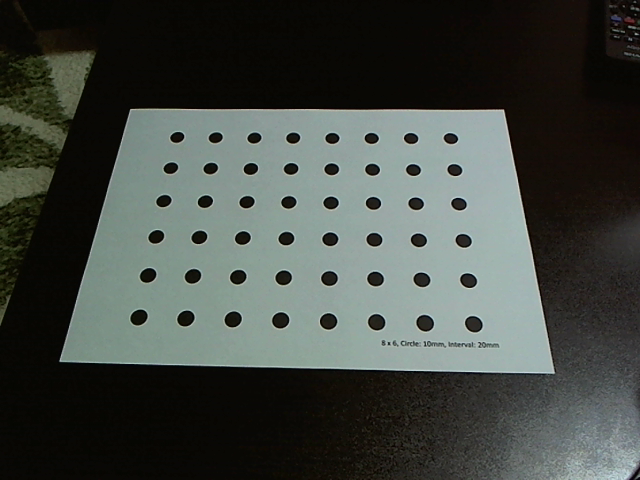
#> input picture data/point_marker/image00.png, 640 x 480 px; its folder holds only this picture in this run
$ jupyter execute --allow-errors BundleAdjustment.ipynb   (shell and % lines are left out)
#> lines starting #> are read from the running program, lines starting #| are printed output that depends on the picture; long printed decimals are rounded
### バンドル調整のサンプル実装

[cell 1]
import cv2
import numpy as np
import random
import glob
import math
import pickle
import matplotlib.pyplot as plt # matplotlibの描画系
from mpl_toolkits.mplot3d import Axes3D

[cell 2]
#同次座標系に関する関数
def makeHomogeneous(vector):
    rows,cols = vector.shape[:2]
    ones = [np.ones(cols)]
    return np.r_[vector, ones]

# [5 lines left out: function delHomogeneous, not called in this run]

def generateM(R, t):
    M = np.eye(4)
    M[:3,:3] = R
    M[:3,3] = t.T
    return M

def invM(M):
    R = M[:3,:3].T
    t = M[:3,3]
    Rt = -R.dot(t)
    newM = np.eye((4))
    newM[:3,:3] = R
    newM[0:3,3] = Rt.T
    return newM

#画像表示に関する関数
# [9 lines left out: functions cv_imshow, cv_imshow_gray, not called in this run]

#指定したフォルダ内のパスを取得する
def get_file_list(path, ext):
    files = glob.glob(path + "/*." + ext)
    return files

#ワールド座標系の三次元位置をカメラ位置での正規化座標系に投影する
def get_proj_pos(vec3d_w,M):
    h_vec3d_w = makeHomogeneous(vec3d_w)
    vec3d_c = M.dot(h_vec3d_w)
    vec2d = vec3d_c[0:2,:]
    vec_z = vec3d_c[2,:]
    vec2d = vec2d / vec_z
    return vec2d

[cell 3]
#パラメータ設定
circle_interval = 40.0#[mm]
pattern_size = (8, 6)

img_points = []
obj_points = []
obj = []

#objの三次元位置算出
pattern_points = np.zeros((np.prod(pattern_size), 3), np.float32 ) #チェスボード（X,Y,Z）座標の指定 (Z=0)
pattern_points[:,:2] = np.indices(pattern_size).T.reshape(-1, 2)
pattern_points *= circle_interval

[cell 4]
#画像読み込み
file_list = get_file_list("data/point_marker", "png")
#パターン検出
obj_points = []
img_points = []
for m in file_list:
    gray = cv2.imread(m)
#> gray is the input picture: shape (480, 640, 3); mean B, G, R 66.6, 71.8, 66.5
    found, corner = cv2.findCirclesGrid(gray, pattern_size)
#> found = True; corner = 48 rows, first 8: [176.8, 136.9], [215.3, 137.2], [254, 137.6], [292.7, 137.6], [331.9, 137.9], [371.2, 138], [410.7, 138], [450.4, 138.1]
    if not found:
        print ('marker not found: ' + m)
        continue
    img_points.append(corner.reshape(-1, 2))   #appendメソッド：リストの最後に因数のオブジェクトを追加
    obj_points.append(pattern_points)

    #show_image = cv2.drawChessboardCorners(gray, pattern_size, corner,found)
    #cv_imshow(show_image)

[cell 5]
#カメラの内部パラメータを予め求めておく
rms, K, d, r, t = cv2.calibrateCamera(obj_points,img_points,(gray.shape[1],gray.shape[0]), None, None)
#> rms = 0.0938; K = [[549.6, 0, 304.4], [0, 543.3, 224], [0, 0, 1]]; d = [[-0.065, 1.05, -0.0039, -0.00758, -4.55]]; r = ([-0.548, 0.0557, 0.0282],); t = ([-131.6, -90.77, 570.3],)
print ("RMS = ", rms)
#| RMS =  0.09377
print ("K = \n", K)
#| K =
#|  [[549.626   0.         304.436 ]
#|  [  0.         543.321 223.995 ]
#|  [  0.           0.           1.        ]]
print ("d = ", d)
#| d =  [[-6.49931438e-02  1.05455548e+00 -3.90423905e-03 -7.57764678e-03
#|   -4.54838598e+00]]

Rs = []
for rvec in r:
    R = cv2.Rodrigues(rvec)[0]
    Rs.append(R)
#> this loop made 1 pass
#> after the loop, Rs = [[[0.998, -0.0416, 0.0454], [0.0119, 0.853, 0.521], [-0.0604, -0.52, 0.852]]]

#レンズ歪みを補正しておく
undist_points = []
undist_norm_points = []
for pt in img_points:
    undist_pt = cv2.undistortPoints(np.array([pt]), K, d, P=K)
    undist_norm_pt = cv2.undistortPoints(np.array([pt]), K, d)
    undist_points.append(undist_pt.reshape([undist_pt.shape[0],2]))
    undist_norm_points.append(undist_norm_pt.reshape([undist_norm_pt.shape[0],2]))
#> this loop made 1 pass
#> after the loop, undist_norm_points = 1 point arrays, longest 48 points; undist_points = 1 point arrays, longest 48 points

[cell 6]
g_Rs = Rs
#> g_Rs has the same summary as Rs
g_Ts = t
#> g_Ts = ([-131.6, -90.77, 570.3],)
obj = pattern_points.T
norm_img_points = undist_norm_points
#> norm_img_points = 1 point arrays, longest 48 points

## 観測データを生成する

#### データ数
num_camera: カメラ数
num_obj: 点の数

#### 真値
- obj: 三次元位置[3 x n]
- g_M: 真のカメラ位置

#### 観測点
- obs: 観測点の三次元位置（初期値) [3 x n]
- obs_M: 観測したカメラ位置（初期値) [カメラID] [4 x 4]
- norm_img_points: 観測した画像上での位置 [カメラID] [m x 3]

[cell 7]
norm_K = np.eye(3,3)
norm_d = np.zeros(5)

g_M = []
for R, t in zip(g_Rs, g_Ts):
    g_M.append(generateM(R,t))
#> this loop made 1 pass
#> t on pass 1: [-131.6, -90.77, 570.3]
#> after the loop, g_M = [[[0.998, -0.0416, 0.0454, -131.6], [0.0119, 0.853, 0.521, -90.77], [-0.0604, -0.52, 0.852, 570.3], [0, 0, 0, 1]]]

#カメラ数等の値を算出する
num_camera = len(g_M)
#> num_camera = 1
num_obj = obj.shape[1]
num_fix_camera = 2

#ノイズを乗せた観測データを作成する
obs = obj.copy() #三次元位置（初期値）
mu = 0.0
sigma = 5.0
for pt in obs.T:
    pt[0] += random.gauss(mu, sigma)
    pt[1] += random.gauss(mu, sigma)
    pt[2] += random.gauss(mu, sigma)

#ノイズを乗せたカメラ位置を作成する
mu = 0.0
sigma = 20.0
obs_M = []#観測したカメラ位置
count = 0
for R, t in zip(g_Rs, g_Ts):
    if count < num_fix_camera:
        err = np.array([[0,0,0]]).reshape(3,1)
    else:
        err = np.array((random.gauss(mu, sigma), random.gauss(mu, sigma),random.gauss(mu, sigma))).reshape(3,1)
    obs_M.append(generateM(R,t + err))
    count += 1
#> this loop made 1 pass
#> (t, count) on pass 1: ([-131.6, -90.77, 570.3], 1)
#> after the loop, count = 1; obs_M has the same summary as g_M

[cell 8]
#真のカメラ位置
inv_t = []
for r, t in zip(g_Rs, g_Ts):
    tmp_t = invM(generateM(r, t))[0:3, 3]
    inv_t.append(tmp_t)
#> this loop made 1 pass
#> tmp_t on pass 1: [166.9, 368.4, -432.6]
#> after the loop, inv_t = [[166.9, 368.4, -432.6]]
g_camera_pos = np.array(inv_t).T
#> g_camera_pos = [166.9, 368.4, -432.6]

#カメラ位置（誤差あり）
inv_t = []
for m in obs_M:
    tmp_t = invM(m)[0:3, 3]
    inv_t.append(tmp_t)
obs_camera_pos = np.array(inv_t).T
#> obs_camera_pos = [166.9, 368.4, -432.6]

# グラフ作成
fig = plt.figure()
ax = Axes3D(fig)

# 軸ラベルの設定
ax.set_xlabel("X-axis")
ax.set_ylabel("Y-axis")
ax.set_zlabel("Z-axis")

ax.set_xlim(-200, 500)
ax.set_ylim(-300, 500)
ax.set_zlim(10, -1000)

# グラフ描画
ax.plot(obj[0,:], obj[1,:], obj[2,:], "o", color="#cccccc", ms=3, mew=0.1)
ax.plot(obs[0,:], obs[1,:], obs[2,:], "o", color="#ff0000", ms=2, mew=0.1)
ax.plot(g_camera_pos[0,:], g_camera_pos[1,:], g_camera_pos[2,:], "x", color="#ff0000", ms=4, mew=0.3)
ax.plot(obs_camera_pos[0,:], obs_camera_pos[1,:], obs_camera_pos[2,:], "o", color="#00ff00", ms=4, mew=0.3)

plt.show()

[cell 9]
#推定した三次元位置、カメラ位置を投影する例
for i in range(num_camera):
    tmp_cam_num = i
    pos2d = get_proj_pos(obs, obs_M[tmp_cam_num])
    plt.figure()
    plt.scatter(pos2d[0,:],pos2d[1,:], color="#00ff00")
    plt.scatter(norm_img_points[tmp_cam_num][:,0],norm_img_points[tmp_cam_num][:,1],color="#ff0000")
    plt.show()
#> this loop made 1 pass
#> pass 1, `plt.show()`:
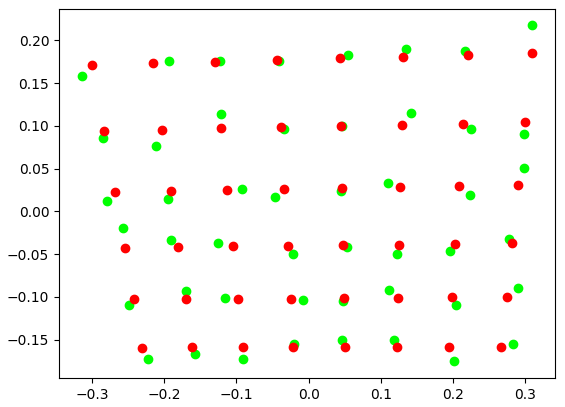
#> figure drawn by matplotlib, 1 panel

### バンドル調整

[cell 10]
param_num_camera = 6 * (num_camera - num_fix_camera)
#> param_num_camera = -6
param_num_obj = 3 * num_obj
param_num = param_num_camera + param_num_obj
#> param_num = 138
num_loop = 10

print ("num_camera= " + str(num_camera))
#| num_camera= 1
print ("num_obj= " + str(num_obj))
print ("param_camera= " + str(param_num_camera))
#| param_camera= -6
print ("param_obj= " + str(param_num_obj))

### ヤコビアン計算

画像上の点$\boldsymbol{x_k}=(x,y)$がカメラ$c_1 ... c_n$および三次元点群$p_1 ... p_m$の微小変化によりどのように移動するかを考える。
このとき、ヤコビ行列$J$は
$$
\begin{eqnarray}
  J
  &=&
  \left(
  \begin{array}{c,c,c,c,c,c}
  \frac{\delta \boldsymbol{x_1}}{\delta c_1} &
  ... &
  \frac{\delta \boldsymbol{x_1}}{\delta c_n} &
  \frac{\delta \boldsymbol{x_1}}{\delta p_1} &
  ... &
  \frac{\delta \boldsymbol{x_1}}{\delta p_m} &\\
  ...&...&...&...&...&...\\
  \frac{\delta \boldsymbol{x_k}}{\delta c_1} &
  ... &
  \frac{\delta \boldsymbol{x_k}}{\delta c_n} &
  \frac{\delta \boldsymbol{x_k}}{\delta p_1} &
  ... &
  \frac{\delta \boldsymbol{x_k}}{\delta p_m} &\\
  \end{array}
\right)
\end{eqnarray}
$$
である。

これらの各項はチェインルールにより以下のように計算することができる。
まず、画像上の点$\boldsymbol{x}=(x,y)$のカメラ$c_1 ... c_n$の微小変化による偏微分を考える。、
$$
\begin{eqnarray}
 \frac{\delta \boldsymbol{x}}{\delta c}
 &=&
 \frac{\delta \boldsymbol{x}}{\delta X_c}
 \frac{\delta X_c}{\delta c}\\
 &=&
  \left(
    \begin{array}{c,c,c}
      \frac{1}{Z_c} &
      0 &
      - \frac{x}{Z_c} \\
      0 &
      \frac{1}{Z_c} &
      -\frac{y}{Z_c}
    \end{array}
  \right)
  \left(
    \begin{array}{c,c,c,c,c,c}
      1 & 0 & 0 & 0 & Z_c & - Y_c \\
      0 & 1 & 0 & -Z_c & 0 & X_c \\
      0 & 0 & 1 & Y_c & -X_c & 0
    \end{array}
  \right) \\
 &=&
  \left(
    \begin{array}{c,c,c,c,c,c}
      \frac{1}{Z_c} & 0 & \frac{x}{Z_c} & -xy & 1 + x^2 & - y \\
      0 & \frac{1}{Z_c} & \frac{y}{Z_c} & -1-y^2 & xy & x
    \end{array}
  \right) \\
\end{eqnarray}
$$
となる。
なぜなら、
$$
\begin{eqnarray}
  \left(
    \begin{array}{c}
    x \\ y
    \end{array}
  \right)
  &=&
  \frac{1}{Z_c}
  \left(
    \begin{array}{c}
    X_c \\ Y_c
    \end{array}
  \right)
\end{eqnarray}
$$
より
$$
\begin{eqnarray}
 \frac{\delta \boldsymbol{x}}{\delta X_c}
 &=&
  \left(
    \begin{array}{c,c,c}
      \frac{1}{Z_c} &
      0 &
      - \frac{x}{Z_c} \\
      0 &
      \frac{1}{Z_c} &
      -\frac{y}{Z_c}
    \end{array}
  \right)
\end{eqnarray}
$$
である。また、
$$
\begin{eqnarray}
\boldsymbol{X_c}
&=&
  \left(
    \begin{array}{c,c,c}
    1 & -\Delta \omega_z & \Delta \omega_y \\
    \Delta \omega_z & 1 & ^\Delta \omega_x \\
    - \Delta \omega_y & \Delta \omega_x & 1
    \end{array}
  \right)
  \hat{\boldsymbol{X_c}} + \Delta t
\end{eqnarray}
$$
であることから、
$$
\begin{eqnarray}
 \frac{\delta X_c}{\delta c}
 &=&
  \left(
    \begin{array}{c,c,c,c,c,c}
      1 & 0 & 0 & 0 & Z_c & - Y_c \\
      0 & 1 & 0 & -Z_c & 0 & X_c \\
      0 & 0 & 1 & Y_c & -X_c & 0
    \end{array}
  \right) \\
\end{eqnarray}
$$
である。

次に、画像上の点$\boldsymbol{x}=(x,y)$の三次元点群$p_1 ... p_m$の微小変化による偏微分を考える。

$$
\begin{eqnarray}
 \frac{\delta \boldsymbol{x}}{\delta t_p}
 &=&
 \frac{\delta \boldsymbol{x}}{\delta X_c}
 \frac{\delta \boldsymbol{X_c}}{\delta \boldsymbol{X_w}}
 \frac{\delta \boldsymbol{X_w}}{\delta t_p}\\
 &=&
  \left(
    \begin{array}{c,c,c}
      \frac{1}{Z_c} &
      0 &
      - \frac{x}{Z_c} \\
      0 &
      \frac{1}{Z_c} &
      -\frac{y}{Z_c}
    \end{array}
  \right)
  \left(
    \begin{array}{c,c,c}
      r_{00} & r_{01} & r_{02} \\
      r_{10} & r_{11} & r_{12} \\
      r_{20} & r_{21} & r_{22}
    \end{array}
  \right)
  \left(
    \begin{array}{c,c,c}
      1 & 0 & 0\\
      0 & 1 & 0\\
      0 & 0 & 1
    \end{array}
  \right)\\
 &=&
 \frac{1}{Z_c}
   \left(
    \begin{array}{c,c,c}
      r_{00} - r_{20}x & r_{01} - r_{21}x & r_{02} - r_{22}x\\
      r_{10} - r_{20}y & r_{11} - r_{21}y & r_{12} - r_{22}y\\
    \end{array}
  \right)\\
\end{eqnarray}
$$
となる。
なぜなら、
$$
\begin{eqnarray}
\boldsymbol{X_c}
&=&
R_c \boldsymbol{X_w} + t_c
&=&
  \left(
    \begin{array}{c,}
      r_{00}X_w + r_{01}Y_w + r_{02}Z_w + t_{cx}\\
      r_{10}X_w + r_{11}Y_w + r_{12}Z_w + t_{cy}\\
      r_{20}X_w + r_{21}Y_w + r_{22}Z_w + t_{cx}\\
    \end{array}
  \right)
\end{eqnarray}
$$
であるから、
$$
\begin{eqnarray}
 \frac{\delta \boldsymbol{X_c}}{\delta \boldsymbol{X_w}}
 &=&
  \left(
    \begin{array}{c,c,c}
      r_{00} & r_{01} & r_{02} \\
      r_{10} & r_{11} & r_{12} \\
      r_{20} & r_{21} & r_{22}
    \end{array}
  \right)
\end{eqnarray}
$$
となる。

あとは
$$
\Delta = (J^tJ)^{-1}J^Te
$$
を解けば良い。

このとき、必要な要素のみ計算することで計算量を減らす。
つまり、$J^tJ$と$J^Te$を計算するときに一工夫する。

まず、
$$
\begin{eqnarray}
 \frac{1}{Z_c}
   \left(
    \begin{array}{c,c,c}
      r_{00} - r_{20}x & r_{01} - r_{21}x & r_{02} - r_{22}x\\
      r_{10} - r_{20}y & r_{11} - r_{21}y & r_{12} - r_{22}y\\
    \end{array}
  \right)
  &=&
   \left(
  \begin{array}{c,c,c}
      d_0 & d_1 & d_2\\
      e_0 & e_1 & e_2\\
    \end{array}
  \right)\\
\end{eqnarray}
$$

$$
\begin{eqnarray}
  \left(
    \begin{array}{c,c,c,c,c,c}
      \frac{1}{Z_c} & 0 & \frac{x}{Z_c} & -xy & 1 + x^2 & - y \\
      0 & \frac{1}{Z_c} & \frac{y}{Z_c} & -1-y^2 & xy & x
    \end{array}
  \right)
  &=&
  \left(
    \begin{array}{c,c,c,c,c,c}
      b_0 & b_1 & b_2 & b_3 & b_4 & b_5 \\
      c_0 & c_1 & c_2 & c_3 & c_4 & c_5
    \end{array}
  \right) \\
\end{eqnarray}
$$
と置いておく。
このとき、あるカメラ&c&、三次元点&p&に関して、
$$
\begin{eqnarray}
A_{ij} = b_i b_j + c_i c_j
\end{eqnarray}
$$
$$
\begin{eqnarray}
B_{ij} = b_id_j + c_ie_j
\end{eqnarray}
$$
$$
\begin{eqnarray}
C_{ij} = d_id_j + e_ie_j
\end{eqnarray}
$$
とする。

各カメラ、三次元点群に対して適用すると以下のように$J^tJ$、$JtE$を計算する。

$$
\begin{eqnarray}
J^tJ
&=&
  \left(
    \begin{array}{c,c,c,c,c,c,c}
      A_1 & & & | & B_{1,1} & ... & B_{1,m}\\
      & ... & & | & ... & ... & ...\\
      & & A_n & | & B_{n,1} & ... &  B_{n,m}\\
      -& - & - & | & & & \\
      B_{1,1} & ... &  B_{n,1} & & C_1 & & \\
      ...& ...& ...& & & ... & \\
       B_{1,m1} & ...&  B_{n,m} & & & & C_m \\
    \end{array}
  \right)
\end{eqnarray}
$$

$$
\begin{eqnarray}
J^tE
&=&
  \left(
    \begin{array}{c}
    b_{c_00} x_{err} + c_{c_00} y_{err}\\
    ...\\
    b_{c_n5} x_{err} + c_{c_n5} y_{err}\\
    d_{p_00} x_{err} + e_{p_00} y_{err}\\
    ...\\
    d_{p_m2} x_{err} + c_{p_m2} y_{err}
    \end{array}
  \right)
\end{eqnarray}
$$

[cell 11]
import copy
est_M = copy.deepcopy(obs_M)
#> est_M has the same summary as g_M
est_obj = obs.copy()

lamda = 0.0

#> (the rest of this cell did not finish here and is left out)

[cell 12]
#真のカメラ位置
inv_t = []
for r, t in zip(g_Rs, g_Ts):
    tmp_t = invM(generateM(r, t))[0:3, 3]
    inv_t.append(tmp_t)
g_camera_pos = np.array(inv_t).T

#カメラ位置（誤差あり）
inv_t = []
for m in est_M:
    tmp_t = invM(m)[0:3, 3]
    inv_t.append(tmp_t)
est_camera_pos = np.array(inv_t).T
#> est_camera_pos = [166.9, 368.4, -432.6]

# グラフ作成
fig = plt.figure()
ax = Axes3D(fig)

# 軸ラベルの設定
ax.set_xlabel("X-axis")
ax.set_ylabel("Y-axis")
ax.set_zlabel("Z-axis")

ax.set_xlim(-200, 500)
ax.set_ylim(-300, 500)
ax.set_zlim(10, -1000)

# グラフ描画
ax.plot(obj[0,:], obj[1,:], obj[2,:], "o", color="#00ff00", ms=3, mew=0.1)
ax.plot(obs[0,:], obs[1,:], obs[2,:], "x", color="#0000ff", ms=3, mew=0.1)
ax.plot(est_obj[0,:], est_obj[1,:], est_obj[2,:], "x", color="#ff0000", ms=2, mew=0.5)

ax.plot(est_camera_pos[0,:], est_camera_pos[1,:], est_camera_pos[2,:], "o", color="#00ff00", ms=4, mew=0.3)
ax.plot(g_camera_pos[0,:], g_camera_pos[1,:], g_camera_pos[2,:], "x", color="#ff0000", ms=4, mew=0.3)
#ax.plot(obs_camera_pos[0,:], obs_camera_pos[1,:], obs_camera_pos[2,:], "x", color="#0000ff", ms=4, mew=0.2)

plt.show()

[cell 13]
#推定した三次元位置、カメラ位置を投影する例
for i in range(num_camera):
    tmp_cam_num = i
    pos2d = get_proj_pos(est_obj, est_M[tmp_cam_num])
    plt.scatter(norm_img_points[tmp_cam_num][:,0],norm_img_points[tmp_cam_num][:,1],color="#ff0000")
    plt.scatter(pos2d[0,:],pos2d[1,:], color="#00ff00")
    plt.show()

[cell 14]
err = 0
err_est = 0
for i in range(num_obj):
    dx = obj[:,i] - obs[:,i]
    err += math.sqrt(dx.T.dot(dx))
    dx2 = obj[:,i] - est_obj[:,i]
    err_est += math.sqrt(dx2.T.dot(dx2))
#> this loop made 48 passes
#> (err, dx2, err_est) on passes 1 to 8: (9.08, [-4.71, 6.98, 3.4], 9.08), (14.5, [-1.85, 5.08, 0.361], 14.5), (22.31, [-0.896, 4.16, 6.55], 22.31), (28.31, [-0.969, -4.97, 3.23], 28.31), (37.16, [1.67, -8.23, 2.79], 37.16), (51.64, [2.57, -12.02, 7.66], 51.64), (62.83, [-3.98, 10.02, 2.98], 62.83), (73.51, [-7.52, -6.11, 4.51], 73.51)
#> after the loop, err = 411.6; err_est = 411.6
print (err)
#| 411.624
print (err_est)
#| 411.624


$ run again, on data/point_marker/image04.png
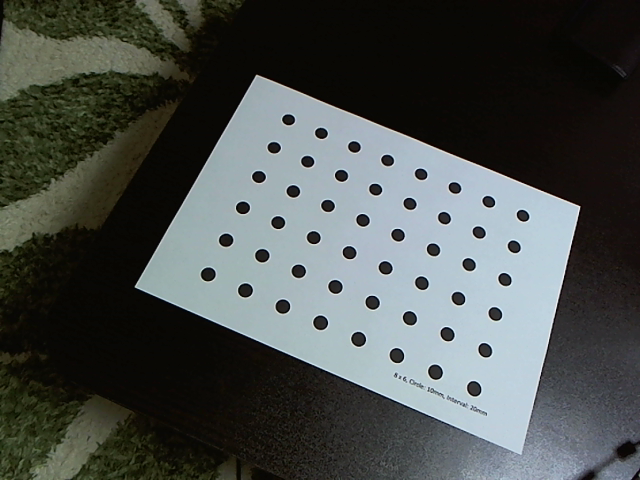
#> input picture data/point_marker/image04.png, 640 x 480 px
#> gray is the input picture: shape (480, 640, 3); mean B, G, R 76.9, 79.4, 74.8
#> found = True; corner = 48 rows, first 8: [288.2, 119.3], [320.9, 132.9], [353.9, 146.5], [387.2, 160], [420.7, 173.8], [454.5, 187.5], [488.3, 201.3], [522.5, 215.3]
#> `rms, K, d, r, t = cv2.calibrateCamera(obj_points,img_points,(gray.shap..`: rms = 0.087; K = [[519.2, 0, 308.1], [0, 521, 250.4], [0, 0, 1]]; d = [[0.0227, -0.274, -0.00473, -0.00181, 0.879]]; r = ([-0.382, -0.0185, 0.405],); t = ([-22.46, -146.4, 584.9],)
#| RMS =  0.08704
#| K =
#|  [[519.187   0.         308.114 ]
#|  [  0.         520.985 250.362]
#|  [  0.           0.           1.        ]]
#| d =  [[ 0.02272 -0.2742 -0.004727 -0.001806  0.8793]]
#> the loop `for rvec in r:` made 1 pass
#> after the loop `for rvec in r:`: Rs = [[[0.92, -0.381, -0.093], [0.388, 0.849, 0.359], [-0.0579, -0.366, 0.929]]]
#> the loop `for pt in img_points:` made 1 pass
#> after the loop `for pt in img_points:`: undist_norm_points = 1 point arrays, longest 48 points
#> g_Rs has the same summary as Rs
#> g_Ts = ([-22.46, -146.4, 584.9],)
#> norm_img_points = 1 point arrays, longest 48 points
#> the loop `for R, t in zip(g_Rs, g_Ts):` made 1 pass
#> t on pass 1: [-22.46, -146.4, 584.9]
#> after the loop `for R, t in zip(g_Rs, g_Ts):`: g_M = [[[0.92, -0.381, -0.093, -22.46], [0.388, 0.849, 0.359, -146.4], [-0.0579, -0.366, 0.929, 584.9], [0, 0, 0, 1]]]
#> num_camera = 1
#> the loop `for R, t in zip(g_Rs, g_Ts):` made 1 pass
#> (t, count) on pass 1: ([-22.46, -146.4, 584.9], 1)
#> after the loop `for R, t in zip(g_Rs, g_Ts):`: obs_M has the same summary as g_M
#> the loop `for r, t in zip(g_Rs, g_Ts):` made 1 pass
#> tmp_t on pass 1: [111.4, 330, -492.6]
#> after the loop `for r, t in zip(g_Rs, g_Ts):`: inv_t = [[111.4, 330, -492.6]]
#> g_camera_pos = [111.4, 330, -492.6]
#> the loop `for m in obs_M:` made 1 pass
#> the loop `for i in range(num_camera):` made 1 pass
#> pass 1, `plt.show()`:
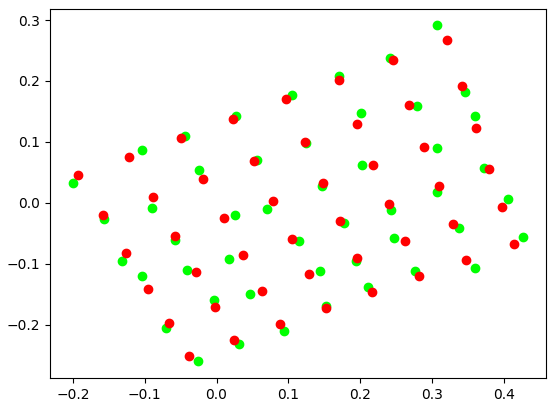
#> figure drawn by matplotlib, 1 panel
#> param_num_camera = -6
#> param_num = 138
#| num_camera= 1
#| param_camera= -6
#> est_M has the same summary as g_M
#> the loop `for m in est_M:` made 1 pass
#> est_camera_pos = [111.4, 330, -492.6]
#> the loop `for i in range(num_obj):` made 48 passes
#> (err, dx2, err_est) on passes 1 to 8: (9.08, [-4.71, 6.98, 3.4], 9.08), (14.5, [-1.85, 5.08, 0.361], 14.5), (22.31, [-0.896, 4.16, 6.55], 22.31), (28.31, [-0.969, -4.97, 3.23], 28.31), (37.16, [1.67, -8.23, 2.79], 37.16), (51.64, [2.57, -12.02, 7.66], 51.64), (62.83, [-3.98, 10.02, 2.98], 62.83), (73.51, [-7.52, -6.11, 4.51], 73.51)
#> after the loop `for i in range(num_obj):`: err = 411.6
#| 411.624
#| 411.624

$ run again, on data/point_marker/image05.png
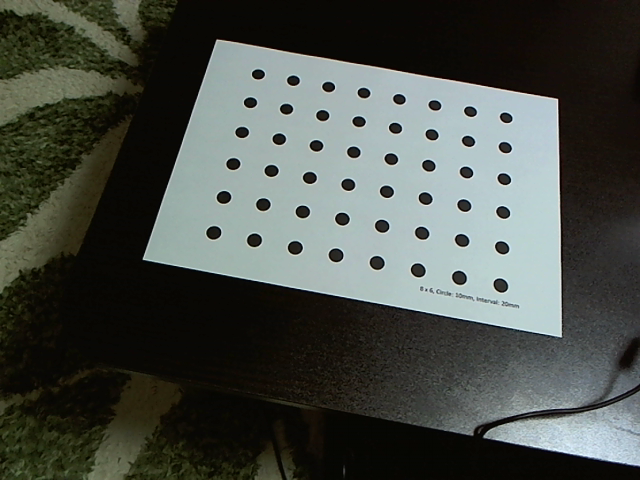
#> input picture data/point_marker/image05.png, 640 x 480 px
#> gray is the input picture: shape (480, 640, 3); mean B, G, R 71.8, 77.6, 73
#> found = True; corner = 48 rows, first 8: [257.9, 73.91], [292.9, 80.23], [328.2, 86.5], [363.5, 92.57], [398.9, 98.85], [434.5, 105], [470, 111.2], [505.7, 117.4]
#> `rms, K, d, r, t = cv2.calibrateCamera(obj_points,img_points,(gray.shap..`: rms = 0.085; K = [[492.8, 0, 298.9], [0, 477.6, 221.8], [0, 0, 1]]; d = [[0.0371, -0.318, -0.0046, -0.00498, 0.805]]; r = ([-0.396, -0.00233, 0.191],); t = ([-45.71, -170.3, 554.1],)
#| RMS =  0.08501
#| K =
#|  [[492.769   0.         298.914 ]
#|  [  0.         477.593 221.756]
#|  [  0.           0.           1.        ]]
#| d =  [[ 0.03715 -0.3183 -0.004596 -0.004979  0.8052]]
#> the loop `for rvec in r:` made 1 pass
#> after the loop `for rvec in r:`: Rs = [[[0.982, -0.184, -0.0394], [0.185, 0.905, 0.383], [-0.0349, -0.384, 0.923]]]
#> the loop `for pt in img_points:` made 1 pass
#> after the loop `for pt in img_points:`: undist_norm_points = 1 point arrays, longest 48 points
#> g_Rs has the same summary as Rs
#> g_Ts = ([-45.71, -170.3, 554.1],)
#> norm_img_points = 1 point arrays, longest 48 points
#> the loop `for R, t in zip(g_Rs, g_Ts):` made 1 pass
#> t on pass 1: [-45.71, -170.3, 554.1]
#> after the loop `for R, t in zip(g_Rs, g_Ts):`: g_M = [[[0.982, -0.184, -0.0394, -45.71], [0.185, 0.905, 0.383, -170.3], [-0.0349, -0.384, 0.923, 554.1], [0, 0, 0, 1]]]
#> num_camera = 1
#> the loop `for R, t in zip(g_Rs, g_Ts):` made 1 pass
#> (t, count) on pass 1: ([-45.71, -170.3, 554.1], 1)
#> after the loop `for R, t in zip(g_Rs, g_Ts):`: obs_M has the same summary as g_M
#> the loop `for r, t in zip(g_Rs, g_Ts):` made 1 pass
#> tmp_t on pass 1: [95.77, 358.2, -447.9]
#> after the loop `for r, t in zip(g_Rs, g_Ts):`: inv_t = [[95.77, 358.2, -447.9]]
#> g_camera_pos = [95.77, 358.2, -447.9]
#> the loop `for m in obs_M:` made 1 pass
#> the loop `for i in range(num_camera):` made 1 pass
#> pass 1, `plt.show()`:
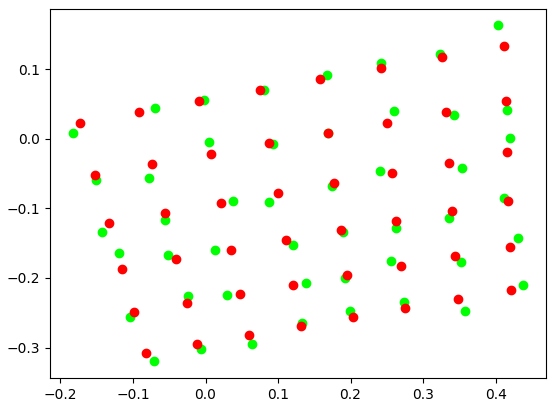
#> figure drawn by matplotlib, 1 panel
#> param_num_camera = -6
#> param_num = 138
#| num_camera= 1
#| param_camera= -6
#> est_M has the same summary as g_M
#> the loop `for m in est_M:` made 1 pass
#> est_camera_pos = [95.77, 358.2, -447.9]
#> the loop `for i in range(num_obj):` made 48 passes
#> (err, dx2, err_est) on passes 1 to 8: (9.08, [-4.71, 6.98, 3.4], 9.08), (14.5, [-1.85, 5.08, 0.361], 14.5), (22.31, [-0.896, 4.16, 6.55], 22.31), (28.31, [-0.969, -4.97, 3.23], 28.31), (37.16, [1.67, -8.23, 2.79], 37.16), (51.64, [2.57, -12.02, 7.66], 51.64), (62.83, [-3.98, 10.02, 2.98], 62.83), (73.51, [-7.52, -6.11, 4.51], 73.51)
#> after the loop `for i in range(num_obj):`: err = 411.6
#| 411.624
#| 411.624
